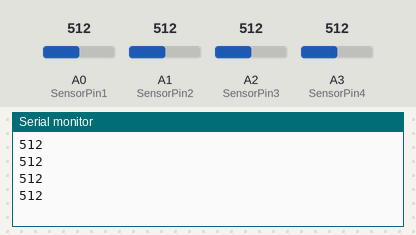
Simulated run of this sketch. Board: Arduino Uno, built with avr-gcc and run on an emulated ATmega328P. Shown: the last lines printed to the serial monitor. The test bench sets the inputs (shaded band); at power-on: A0 (SensorPin1) = 512, A1 (SensorPin2) = 512, A2 (SensorPin3) = 512, A3 (SensorPin4) = 512.

Above: at 1.2 s.
1.3 s: A0 (SensorPin1) set to 716
2.8 s: A1 (SensorPin2) set to 306
4.3 s: A2 (SensorPin3) set to 992
At 4.79 s:
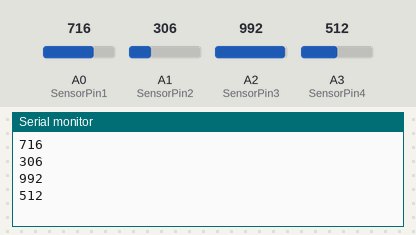
5.8 s: A3 (SensorPin4) set to 30
At 6.09 s:
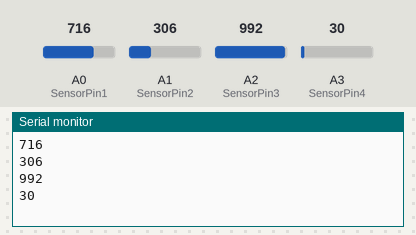
Timing chart, 0 to 8.3 s (numbered marks = the images above; inputs shaded):
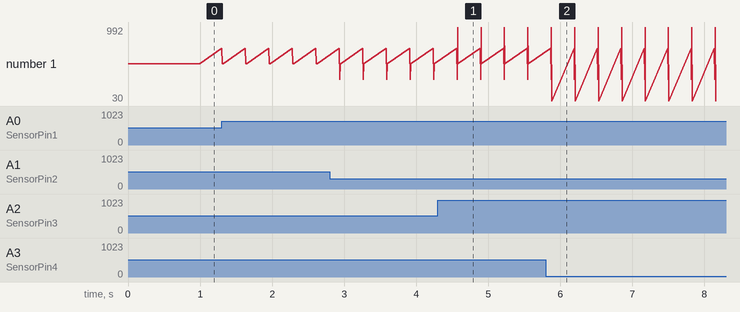

The sketch:

Pressure_Test.ino
```cpp
#include<SoftwareSerial.h>
SoftwareSerial mySerial(8, 9); // RX, TX

int SensorPin1 = A0; //analog pin 0
int SensorPin2 = A1;
int SensorPin3 = A2;
int SensorPin4 = A3;

void setup(){
  Serial.begin(9600);
  mySerial.begin(9600);

   pinMode(SensorPin1, INPUT);
   pinMode(SensorPin2, INPUT);
   pinMode(SensorPin3, INPUT);
   pinMode(SensorPin4, INPUT);
}

void loop(){
 int SensorReading1 = analogRead(SensorPin1);
 int SensorReading2 = analogRead(SensorPin2);
 int SensorReading3 = analogRead(SensorPin3);
 int SensorReading4 = analogRead(SensorPin4);

  //int mfsr_r18 = map(SensorReading, 0, 1024, 0, 255);
  Serial.println(SensorReading1);
  Serial.println(SensorReading2);
  Serial.println(SensorReading3);
  Serial.println(SensorReading4);
  Serial.println(" ");

  mySerial.println(SensorReading1);
  mySerial.println(SensorReading2);
  mySerial.println(SensorReading3);
  mySerial.println(SensorReading4);
  mySerial.println(" ");


  delay(300);
}
```

Measured:
- after the input at 4.3 s, the serial monitor: prints a new line after 0.27 s (image 1)
- after the input at 5.8 s, the serial monitor: prints a new line after 0.08 s (image 2)
- plotted number 1: 512 → 30 after the input at 5.8 s
